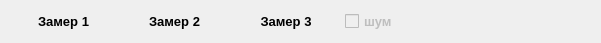
   <widget class="QWidget" name="horizontalLayoutWidget_3">
    <property name="geometry">
     <rect>
      <x>800</x>
      <y>570</y>
      <width>601</width>
      <height>22</height>
     </rect>
    </property>
    <property name="font">
     <font>
      <weight>75</weight>
      <bold>true</bold>
     </font>
    </property>
    <layout class="QHBoxLayout" name="horizontalLayout_3" stretch="3,3,3,7">
     <item>
      <widget class="QLabel" name="label_19">
       <property name="font">
        <font>
         <pointsize>10</pointsize>
         <weight>75</weight>
         <bold>true</bold>
        </font>
       </property>
       <property name="text">
        <string>Замер 1</string>
       </property>
       <property name="alignment">
        <set>Qt::AlignCenter</set>
       </property>
      </widget>
     </item>
     <item>
      <widget class="QLabel" name="label_20">
       <property name="font">
        <font>
         <pointsize>10</pointsize>
         <weight>75</weight>
         <bold>true</bold>
        </font>
       </property>
       <property name="text">
        <string>Замер 2</string>
       </property>
       <property name="alignment">
        <set>Qt::AlignCenter</set>
       </property>
      </widget>
     </item>
     <item>
      <widget class="QLabel" name="label_21">
       <property name="font">
        <font>
         <pointsize>10</pointsize>
         <weight>75</weight>
         <bold>true</bold>
        </font>
       </property>
       <property name="text">
        <string>Замер 3</string>
       </property>
       <property name="alignment">
        <set>Qt::AlignCenter</set>
       </property>
      </widget>
     </item>
     <item>
      <widget class="QCheckBox" name="checkBox_noise_old">
       <property name="enabled">
        <bool>false</bool>
       </property>
       <property name="font">
        <font>
         <pointsize>10</pointsize>
        </font>
       </property>
       <property name="toolTip">
        <string>Шум по старому оборудованию</string>
       </property>
       <property name="text">
        <string>шум</string>
       </property>
      </widget>
     </item>
    </layout>
   </widget>
